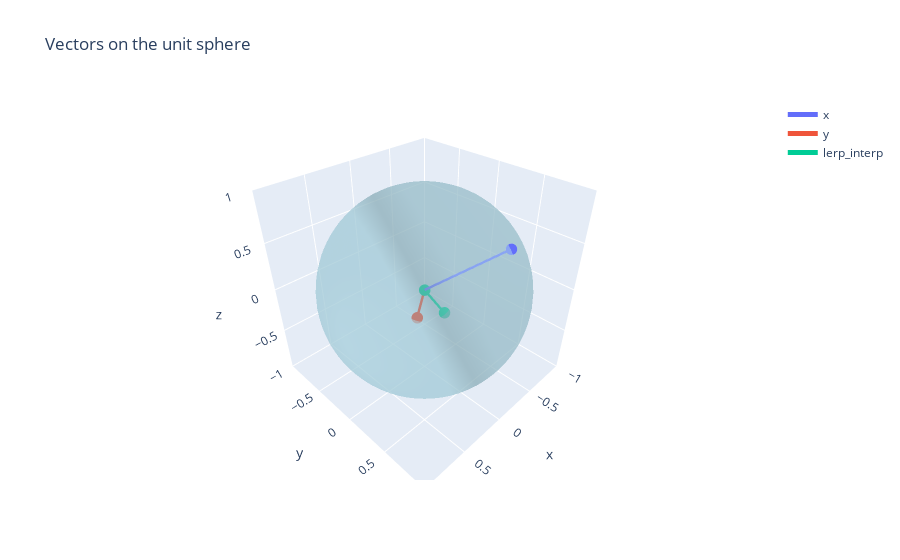

Notebook cell for this chart:
### Code cell
hyperspherelerp = HypersphereLERP(dim=dim, lerp_scale=1.0, lerp_init=1.0, lerp_weight_constraint='sigmoid')
lerp_interp = hyperspherelerp(x, y)

plot_vectors_unit_sphere([x[0].numpy(), y[0].numpy(), lerp_interp[0].detach().numpy()], names=['x', 'y', 'lerp_interp'])

### Figure 1 — Plotly figure (JSON) as saved in the notebook; plotly's stock layout.template omitted (floating-point values rounded to 4 significant figures; data arrays with more than 128 entries replaced by an {"elided": "..."} marker saying what was removed)
{"data": [{"line": {"width": 5}, "marker": {"size": 4}, "mode": "lines+markers", "name": "x", "type": "scatter3d", "x": [0, -0.2622], "y": [0, 0.7267], "z": [0, 0.635]}, {"line": {"width": 5}, "marker": {"size": 4}, "mode": "lines+markers", "name": "y", "type": "scatter3d", "x": [0, -0.3553], "y": [0, -0.4757], "z": [0, -0.8047]}, {"line": {"width": 5}, "marker": {"size": 4}, "mode": "lines+markers", "name": "lerp_interp", "type": "scatter3d", "x": [0, -0.5964], "y": [0, -0.2751], "z": [0, -0.754]}, {"alphahull": 0, "color": "lightblue", "opacity": 0.5, "type": "mesh3d", "x": {"elided": "2112 float values"}, "y": {"elided": "2112 float values"}, "z": {"elided": "2112 float values"}}], "layout": {"scene": {"aspectmode": "cube", "xaxis": {"range": [-1, 1]}, "yaxis": {"range": [-1, 1]}, "zaxis": {"range": [-1, 1]}}, "title": {"text": "Vectors on the unit sphere"}}}
